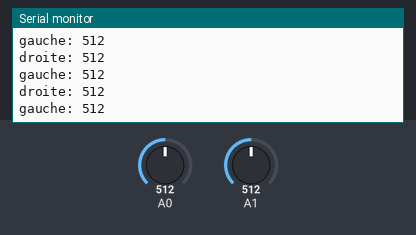
A sketch run on a simulated Arduino Uno, built with avr-gcc and run on an emulated ATmega328P. Parts: the last lines printed to the serial monitor. The test bench sets the inputs (shaded band); at power-on: A0 = 512, A1 = 512.

Above: at 1.2 s.
1.3 s: A0 set to 530
At 2.3 s:
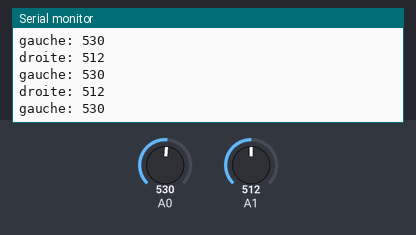
4.3 s: A1 set to 530
At 4.8 s:
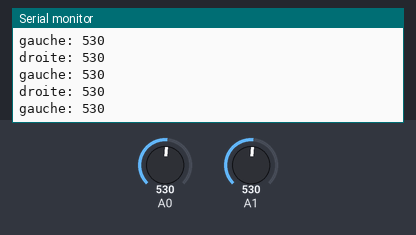
5.8 s: A0 set to 511
At 6.4 s:
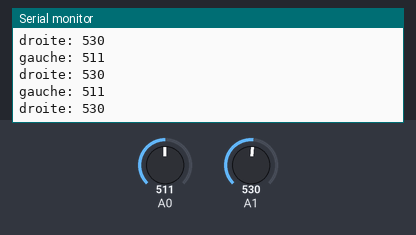
7.3 s: A1 set to 511
At 8.0 s:
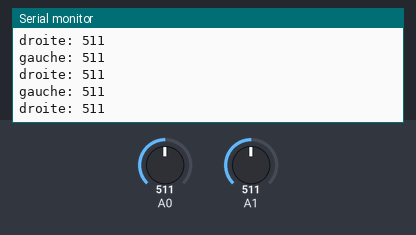
Timing chart, 0 to 9.8 s (numbered marks = the images above; inputs shaded):
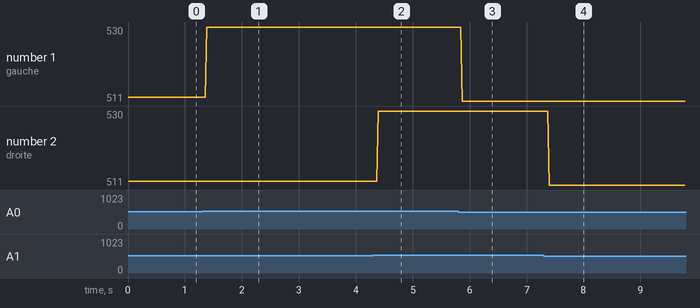

The sketch:

moteur_v1_potentiometre_cable.ino
```cpp
int pval1 = 0;
int pval2 = 0;
int in1;
int in2;
int ena;
int in3; //mettre ici pin du controleur
int in4;
int enb;

void setup() {
  Serial.begin(9600);
  pinMode(in1, OUTPUT);
  pinMode(in2, OUTPUT);
  pinMode(in3, OUTPUT);
  pinMode(in4, OUTPUT);
  pinMode(ena, OUTPUT);
  pinMode(enb, OUTPUT);

}

void tourner(int in1,int in2,int en,int pval){
  int vitesse;
  if (pval<500){ //arriere
    vitesse = map(pval, 0, 520, 255, 0);
    vitesse = constrain(vitesse, 0, 255);
    digitalWrite(in1, LOW);
    digitalWrite(in2, HIGH);
    analogWrite(en, vitesse);
  } else if (pval>520){
    vitesse = map(pval, 520, 1023, 50, 255);
    vitesse = constrain(vitesse, 0, 255);
    digitalWrite(in2, LOW);
    digitalWrite(in1, HIGH);
    analogWrite(en, vitesse);
  }
  else{
    digitalWrite(in1, LOW);
    digitalWrite(in2, LOW);
    analogWrite(en, 0);}
  }

void loop() {
  pval1 = analogRead(A0);
  pval2 = analogRead(A1);

  tourner(in1, in2, ena, pval1); //moteur gauche
  tourner(in3, in4, enb, pval2); //moteur droit

  Serial.print("gauche: ");
  Serial.println(pval1);
  Serial.print("droite: ");
  Serial.println(pval2);
  delay(10);
}
```

Measured:
- after the input at 1.3 s, the serial monitor: prints a new line after 0.08 s (image 1)
- after the input at 4.3 s, the serial monitor: prints a new line after 0.09 s (image 2)
- after the input at 5.8 s, the serial monitor: prints a new line after 0.07 s (image 3)
- after the input at 7.3 s, the serial monitor: prints a new line after 0.10 s (image 4)
- plotted number 1: 512 → 530 after the input at 1.3 s, 530 → 511 after the input at 5.8 s
